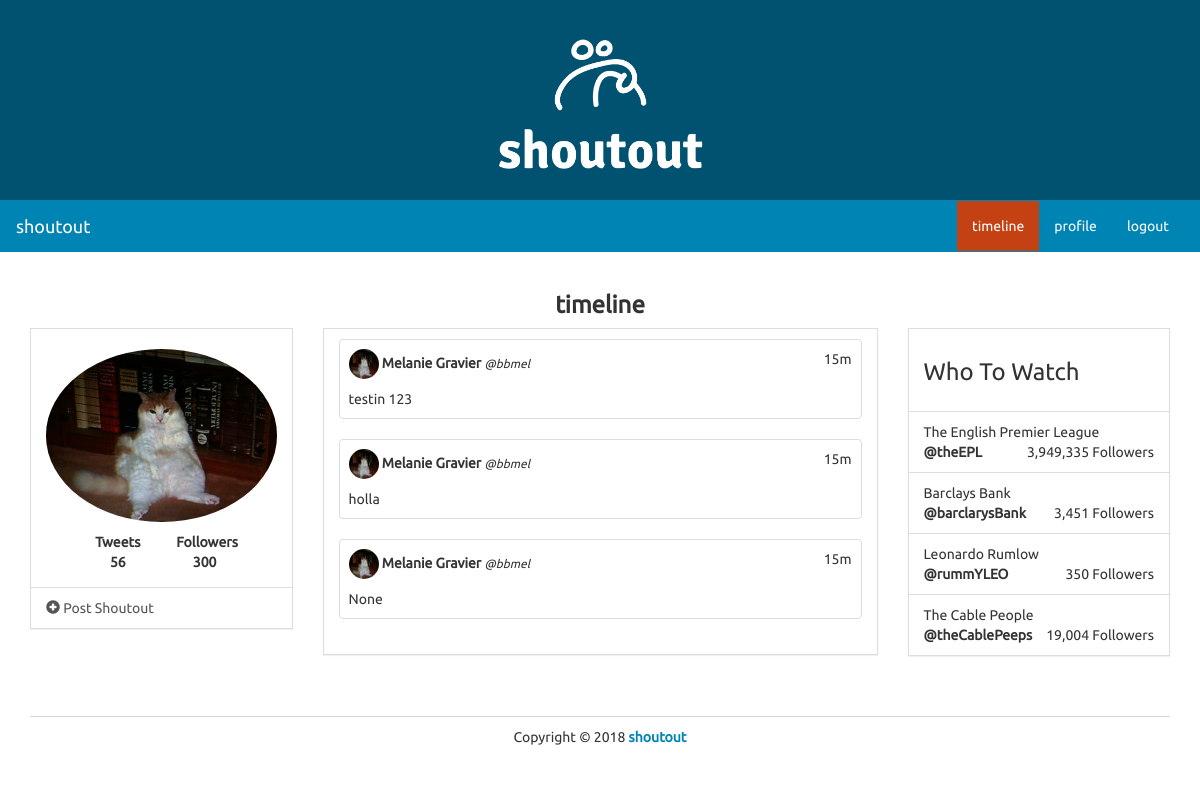
Page /timeline (signed in) on the earlier database version.
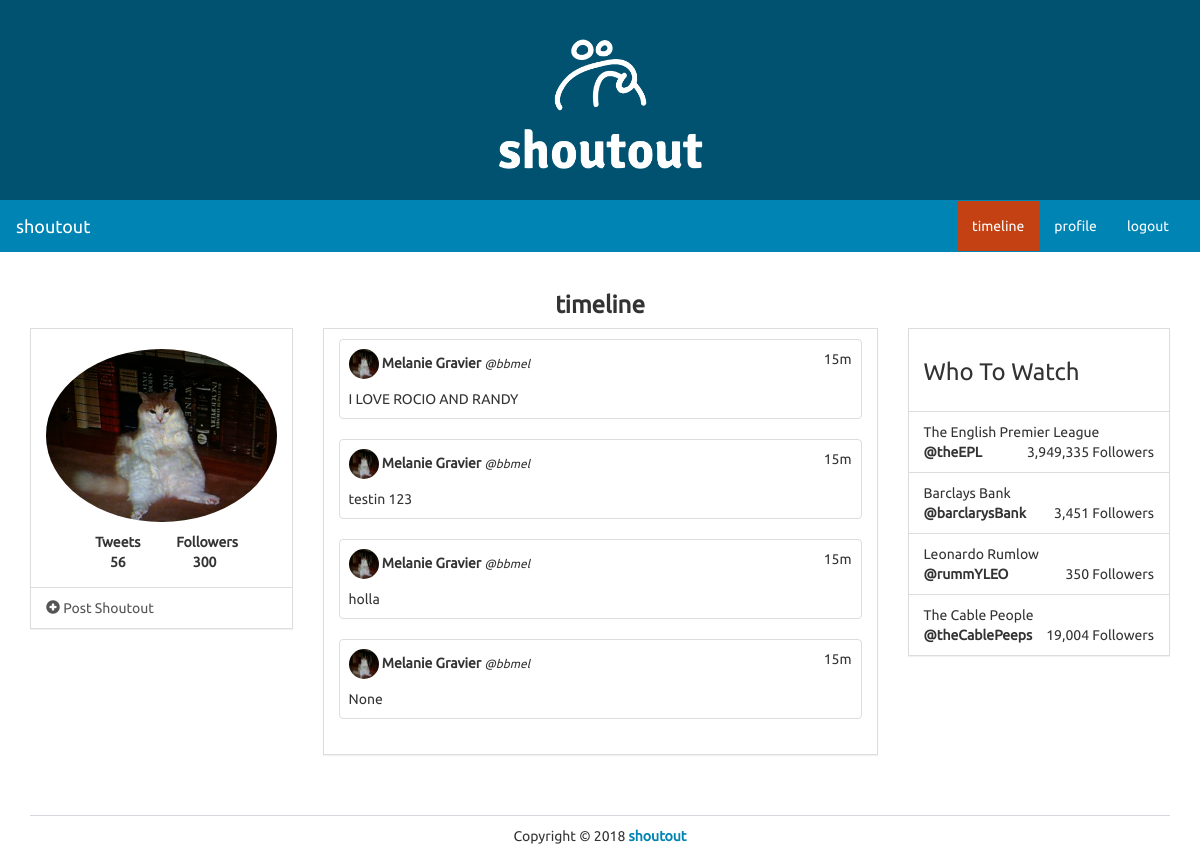
Same page on the later database version.
### app.py (models this page shows)
class User(UserMixin, db.Model):
    id = db.Column(db.Integer, primary_key=True)
    name = db.Column(db.String(100))
    username = db.Column(db.String(30))
    image = db.Column(db.String(100))
    password = db.Column(db.String(50))
    join_date = db.Column(db.DateTime)
    shoutous = db.relationship('Shoutout', backref='user', lazy='dynamic')

class Shoutout(db.Model):
    id = db.Column(db.Integer, primary_key=True)
    user_id = db.Column(db.Integer, db.ForeignKey('user.id'))
    text = db.Column(db.String(200))
    date_created = db.Column(db.DateTime)

### app.py (the view)
@app.route('/timeline')
def timeline():
    form = ShoutoutForm()
    user_id = current_user.id
    shoutouts = Shoutout.query.filter_by(user_id=user_id).order_by(Shoutout.date_created.desc()).all() # order by most recent shoutout
    return render_template('timeline.html', form=form, shoutouts=shoutouts)

### app.py (called while the page is built)
@login_manager.user_loader
def load_user(user_id):
    return User.query.get(int(user_id))

### templates/timeline.html (shortened to what this page needs)
<!DOCTYPE html>
<html lang="en">
	<head>
		<link rel="stylesheet" href="{{ url_for('static', filename='bs/css/united.min.css') }}">
		<link rel="stylesheet" href="{{ url_for('static', filename='css/styles.css') }}">
	</head>
	<body>
		<div class="container-fluid">
			<div class="row" id="banner">
				<div class="title col-lg-12">
					<img src='static/logos/white_logo_transparent.png' alt="logo" width="19%" height="19%">
				</div>
			</div>
		</div>
		<nav class="navbar navbar-default" role="navigation">
			<div class="container-fluid">
				<div class="navbar-header">
					<a class="navbar-brand" href="./">shoutout</a>
				</div>
				<div class="collapse navbar-collapse navbar-ex1-collapse">
					<ul class="nav navbar-nav navbar-right">
						<li class="active"><a href="./timeline.html">timeline</a></li>
						<li class=""><a href="./profile.html">profile</a></li>
						<li class=""><a href="">logout</a></li>
					</ul>
				</div>
			</div>
		</nav>
		<div class="container">
			<div class="row">
				<div class="col-lg-12">
					<h3 class="text-center bold">timeline</h3>
				</div>
				<div class="col-lg-3">
					<div class="panel panel-default">
						<div class="panel-body">
							<div class="row pad">
								<div class="col-lg-12">
									<img src="{{ current_user.image }}" class="img-responsive img-circle center-block" alt="Image" />
								</div>
							</div>
							<div class="row pad">
								<div class="col-lg-4 col-lg-offset-2 text-center">
									<strong>
										Tweets <br />
										56
									</strong>
								</div>
								<div class="col-lg-4 text-center">
									<strong>
										Followers <br />
										300
									</strong>
								</div>
							</div>
						</div>
						<ul class="list-group">
							<a class="list-group-item" data-toggle="modal" href="#newPost" data-backdrop="static" data-keboard="false">
								<i class="glyphicon glyphicon-plus-sign"></i> Post Shoutout
							</a>
						</ul>
					</div>
				</div>
				<div class="col-lg-6">
					<div class="panel panel-default">
						<div class="panel-body">
							{% for shoutout in shoutouts %}
								<div class="row">
									<div class="col-xs-12 col-sm-12 col-md-12 col-lg-12">
										<div class="thumbnail">
											<div class="caption">
												<div class="row">
													<div class="col-lg-10">
														<img src="{{ shoutout.user.image }}" style="width: 30px; height: 30px;" class="img-circle">
														<strong>{{ shoutout.user.name }}</strong>
														<small><em>@{{ shoutout.user.username }}</em></small>
													</div>
													<div class="col-lg-2 text-right">
														15m
													</div>
												</div>
												<div class="row pad">
													<div class="col-lg-12">
														{{ shoutout.text }}
													</div>
												</div>
											</div>
										</div>
									</div>
								</div>
							{% endfor %}
						</div>
					</div>
				</div>
				<div class="col-lg-3">
					<div class="panel panel-default">
						<div class="panel-body">
							<h3>Who To Watch</h3>
						</div>
						<ul class="list-group">
							<li class="list-group-item">
								The English Premier League
								<div>
									<strong>@theEPL</strong>
									<span class="pull-right">
										3,949,335 Followers
									</span>
								</div>
							</li>
							<li class="list-group-item">
								Barclays Bank
								<div>
									<strong>@barclarysBank</strong>
									<span class="pull-right">
										3,451 Followers
									</span>
								</div>
							</li>
							<li class="list-group-item">
								Leonardo Rumlow
								<div>
									<strong>@rummYLEO</strong>
									<span class="pull-right">
										350 Followers
									</span>
								</div>
							</li>
							<li class="list-group-item">
								The Cable People
								<div>
									<strong>@theCablePeeps</strong>
									<span class="pull-right">
										19,004 Followers
									</span>
								</div>
							</li>
						</ul>
					</div>
				</div>
			</div>
			<footer>
				<div class="row pad">
					<div class="col-lg-12 text-center">
						Copyright &copy; 2018 <strong> <a href="./">shoutout</a></strong>
					</div>
				</div>
			</footer>
		</div>
	</body>
</html>

### static/css/styles.css (style rules this page uses)
body { font-family: Ubuntu, verdana, georgia, serif, sans-serif; }
a, a:hover, a:active, a:focus, a:visited { text-decoration: none; }
.bold { font-weight: bolder !important; }
div.panel, .btn, .navbar { border-radius: 0; }
footer { margin-top: 40px; margin-bottom: 20px; }
.pad { margin-top: 10px !important; }
div.panel-body { padding-top: 10px; }
body > nav { border-radius: 0 !important; }
div.thumbnail { padding: 0; }
footer { border-top: 1px solid rgba(44, 62, 80, .2); }
#banner { height: 200px; background-color: #015270; text-align: center; padding: 10px; padding-top: 20px; }

Differences in the rows shown:
added Shoutout: user.image (picture), user.name "Melanie Gravier", user.username "bbmel", text "I LOVE ROCIO AND RANDY"
